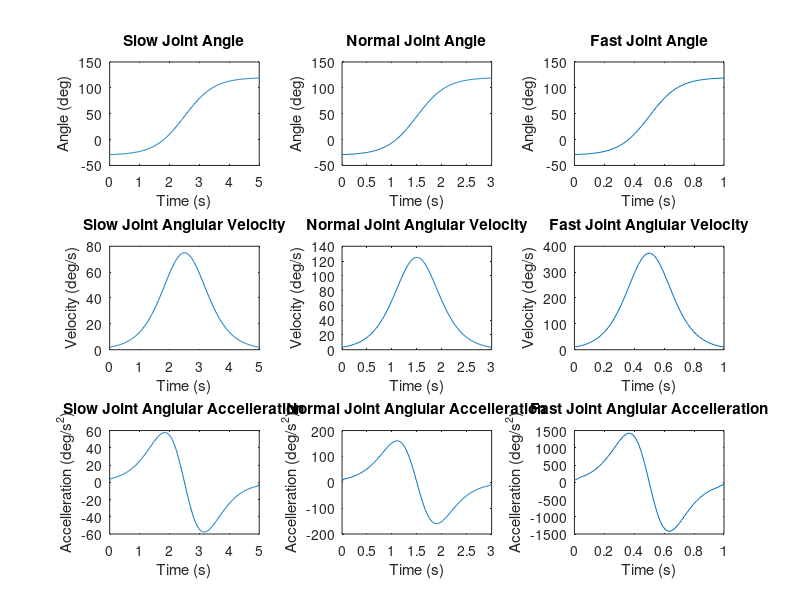
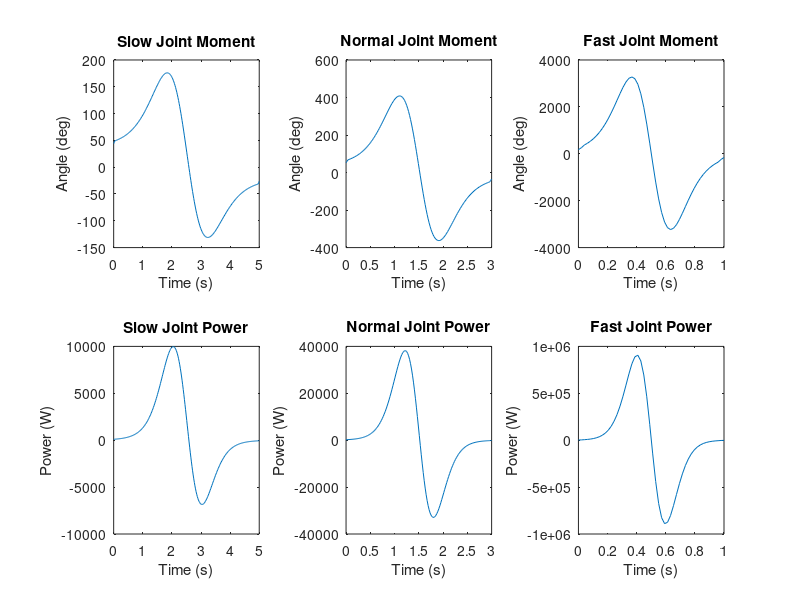
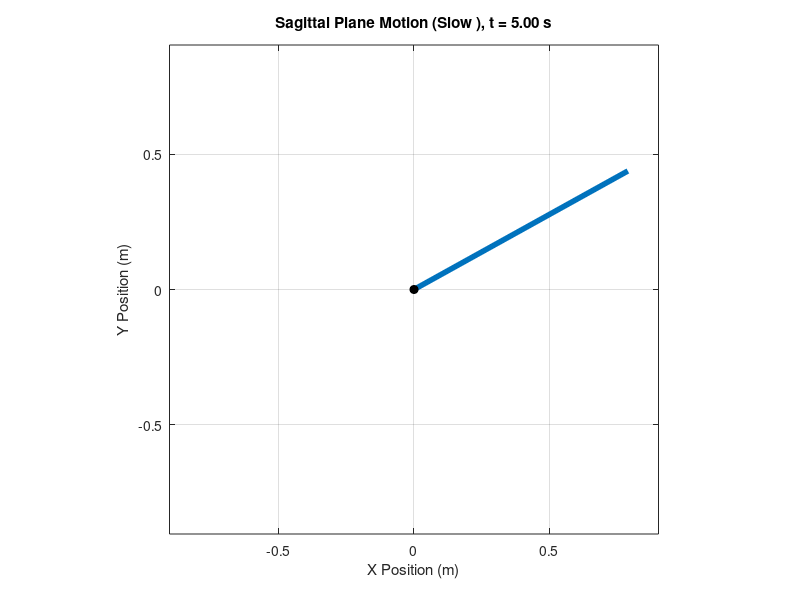

Here is the MATLAB script that generated these plots, in order:
 %% BMEG301 Reverse Dynamic Solution For Device 3
% Authors: Bailey Phillips, Matthew Nuske, Oliver Michels, and Kyan Phillips

%% Assumptions

% The thigh is consider to be pivoted at the hip joint and has one DoF in flexion-extension. 
% Distal limb (shank) is fixed such that the longitudinal axis line up. 
% All other limbs can be ignored.

clc, clear

%% Parameters

% Subject Paramters
gender = 2; % 1 for female, 2 for male
weight = 85; % Total body mass of subject in 'kg'
height = 1.84; % Total body height of subject in 'm'


%% Segment Factor Tables

% Segment factors based of De lava Table
% [Mass factor   Length factor   COM factor  Radius of Gyration factor]

% Female factors
segment_table(1).factors = [ 
0.1478  368.5/1735  0.3612  0.369;  % Thigh (female)
0.0481  432.3/1735  0.4416  0.271   % Shank (female)
];

% Male factors
segment_table(2).factors = [
0.1416  422.2/1741  0.4095  0.329;  % Thigh (male)
0.0433  434.0/1741  0.4459  0.255   % Shank (male)
];  


%% TASK 1 
% Create Structures With All of The Model's Segment Details 

model(1).name = 'Thigh'; model(1).color = 'k';
model(2).name = 'Shank'; model(2).color = 'r';

table = sprintf('Part Name \t Mass (kg)\t Length (m)\t COM (m)\t RGyration (m)\t Inertia (kg.m^2)');
disp(table)

% Assumption: The distal limb (shank) is fixed such that longitudinal axes
% line up, thus all other limbs can be ignored
for part = 1:2

    model(part).mass = weight*segment_table(gender).factors(part,1);
    model(part).length = height*segment_table(gender).factors(part,2);
    model(part).com_local = model(part).length*segment_table(gender).factors(part,3);

   if part < 2
        model(part).com_from_O = model(part).com_local;
    else
        model(part).com_from_O = model(part).com_local + sum([model(1:part-1).length]);
    end
    model(part).rgyration = model(part).length*segment_table(gender).factors(part,4);
    model(part).inertia = model(part).mass*(model(part).rgyration).^2;
    
    t = sprintf('%s\t\t %.3f\t\t %.3f\t\t %.3f\t\t %.3f\t\t %.5f',model(part).name,...
        model(part).mass, model(part).length, model(part).com_local,...
        model(part).rgyration, model(part).inertia);
    disp(t)
end

% System Center of Mass
mass_system = sum([model(:).mass]);

% display system mass
disp(['System mass = ', num2str(mass_system), ' kg']);

r_num = [model(:).mass].*[model(:).com_from_O];
CoM_system = sum(r_num)/mass_system;
disp([newline, 'System center of mass position = ',num2str(CoM_system),' m']);

% System Inertia About The Hip
I_seg_o = [model(:).inertia] + [model(:).mass].*([model(:).com_from_O].^2);
Inertia_system = sum(I_seg_o);
disp(['System mass moment of inertia at O = ',num2str(Inertia_system),' kg.m^2']);

%% Simulation Parameters
fps = 50;                           % Frames per second 
                    % Motion duration in seconds

% These are the first things i saw for the rom of the thigh about the hip.
% we can change this if we find its different with more research - Oli
theta_min = -30 * (pi/180);           % Minimum angle at extension in rad
theta_max = 120 * (pi/180);         % Maximum angle at flexion in rad

%% TASK 2 & 3
durations=[5,3,1];

t_store = cell(length(durations),1);
theta_store = cell(length(durations),1);
omega_store = cell(length(durations),1);
alpha_store = cell(length(durations),1);
M_store = cell(length(durations),1);
P_store = cell(length(durations),1);

for i=1:length(durations)
    T_motion = durations(i);   
    % Simulation 
    Num_Frames = ceil(T_motion*fps);                        % Calculates number of frames in the simulation
    T_simulation = linspace(0, T_motion, Num_Frames);       % Creates a linearly spaced time vector for motion duration

    % Sigmoid Function To Calculate Joint Angle
    k = 10 / T_motion;                                                      % Steepness of sigmoid function (scales with the motion duration)
    s = 1 ./ (1 + exp(-k .* (T_simulation - (T_motion/2))));                % Sigmoid function
    theta = (theta_min + (theta_max - theta_min) .* s) .* (180/pi);         % Joint angle in degrees
    omega = gradient(theta,T_simulation);                                   % Angular velocity
    alpha = gradient(omega,T_simulation);                                   % Angular acceleration
    g = -9.81; % Gravity
    M_hip = (Inertia_system * alpha) - (g * CoM_system * mass_system * cosd(theta)); % Moment about Hip in Nm
    P = M_hip .* omega; % Joint power Watts

    t_store{i} = T_simulation;
    theta_store{i} = theta;
    omega_store{i} = omega;
    alpha_store{i} = alpha;
    M_store{i} = M_hip;
    P_store{i} = P;
end
%% Plotting Results
figure;
label = {'Slow ', 'Normal ', 'Fast '};

for i = 1:3
    % Joint Angle Over Time
    subplot(3, 3, i);
    plot(t_store{i}, theta_store{i});
    ylabel('Angle (deg)');
    xlabel('Time (s)')
    title([label{i} 'Joint Angle']);
    
    % Joint Angular Velocity Over Time
    subplot(3, 3, i + 3);
    plot(t_store{i}, omega_store{i})
    ylabel('Velocity (deg/s)');
    xlabel('Time (s)')
    title([label{i} 'Joint Anglular Velocity']);
    
    % Joint Angular Accelleration Over Time
    subplot(3, 3, i + 6);
    plot(t_store{i}, alpha_store{i});
    ylabel('Accelleration (deg/s^2)');
    xlabel('Time (s)')
    title([label{i} 'Joint Anglular Accelleration']);
end

figure;
for i = 1:3
    % Joint Moment Over Time
    subplot(2, 3, i);
    plot(t_store{i}, M_store{i});
    ylabel('Angle (deg)');
    xlabel('Time (s)')
    title([label{i} 'Joint Moment']);
    
    % Joint Power Over Time
    subplot(2, 3, i + 3);
    plot(t_store{i}, P_store{i})
    ylabel('Power (W)');
    xlabel('Time (s)')
    title([label{i} 'Joint Power']);
    
end
hold off;

m_device_total = 8;                  % example
m_device_pivoted = 0.6 * m_device_total;

model_device = model;

model_device(1).rgyration = model(1).rgyration;
model_device(1).mass = model_device(1).mass + m_device_pivoted;
model_device(1).inertia = model_device(1).mass * (model_device(1).rgyration)^2;

mass_system_device = sum([model_device.mass]);
CoM_system_device = sum([model_device.mass] .* [model_device.com_from_O]) / mass_system_device;
I_seg_o_device = [model_device.inertia] + [model_device.mass] .* ([model_device.com_from_O].^2);
Inertia_system_device = sum(I_seg_o_device);
disp(mass_system_device)
disp(CoM_system_device)
disp(I_seg_o_device)


caseNum = 1;              % 1 = slow, 2 = normal, 3 = fast
t1 = t_store{caseNum};
theta1 = theta_store{caseNum};

L = model(1).length + model(2).length;

figure;

hLeg = plot([0 0], [0 -L], 'LineWidth', 4);
hold on
plot(0,0,'ko','MarkerFaceColor','k')
axis equal
axis([-L L -L L])
grid on
xlabel('X Position (m)')
ylabel('Y Position (m)')

for j = 1:length(t1)
    x = L * sind(theta1(j));
    y = -L * cosd(theta1(j));

    set(hLeg, 'XData', [0 x], 'YData', [0 y])
    
title(sprintf('Sagittal Plane Motion (%s), t = %.2f s', label{caseNum}, t1(j)))

    drawnow
    pause(0.02)
    hold off;
end
